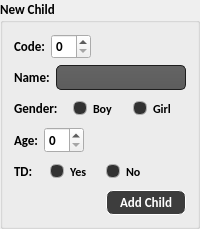
             <widget class="QGroupBox" name="groupBox_3">
              <property name="sizePolicy">
               <sizepolicy hsizetype="Minimum" vsizetype="Preferred">
                <horstretch>0</horstretch>
                <verstretch>0</verstretch>
               </sizepolicy>
              </property>
              <property name="minimumSize">
               <size>
                <width>200</width>
                <height>200</height>
               </size>
              </property>
              <property name="maximumSize">
               <size>
                <width>1666666</width>
                <height>16777215</height>
               </size>
              </property>
              <property name="font">
               <font>
                <family>Calibri</family>
                <pointsize>10</pointsize>
                <weight>75</weight>
                <bold>true</bold>
                <kerning>true</kerning>
               </font>
              </property>
              <property name="title">
               <string>New Child</string>
              </property>
              <layout class="QVBoxLayout" name="verticalLayout_3">
               <item>
                <layout class="QHBoxLayout" name="horizontalLayout_6">
                 <item>
                  <widget class="QLabel" name="label_17">
                   <property name="minimumSize">
                    <size>
                     <width>0</width>
                     <height>25</height>
                    </size>
                   </property>
                   <property name="font">
                    <font>
                     <family>Calibri</family>
                     <pointsize>10</pointsize>
                     <weight>75</weight>
                     <bold>true</bold>
                    </font>
                   </property>
                   <property name="text">
                    <string>Code:</string>
                   </property>
                  </widget>
                 </item>
                 <item>
                  <widget class="QSpinBox" name="spinBox_child_code">
                   <property name="minimumSize">
                    <size>
                     <width>0</width>
                     <height>25</height>
                    </size>
                   </property>
                   <property name="font">
                    <font>
                     <family>Calibri</family>
                     <pointsize>10</pointsize>
                     <weight>75</weight>
                     <bold>true</bold>
                    </font>
                   </property>
                   <property name="styleSheet">
                    <string notr="true">QComboBox
{
    selection-background-color: #ffaa00;
    background-color: QLinearGradient( x1: 0, y1: 0, x2: 0, y2: 1, stop: 0 #565656, stop: 0.1 #525252, stop: 0.5 #4e4e4e, stop: 0.9 #4a4a4a, stop: 1 #464646);
    border-style: solid;
    border: 1px solid #1e1e1e;
    border-radius: 5;
}

QComboBox:hover,QPushButton:hover
{
    border: 2px solid QLinearGradient( x1: 0, y1: 0, x2: 0, y2: 1, stop: 0 #ffa02f, stop: 1 #d7801a);
}


QComboBox:on
{
    padding-top: 3px;
    padding-left: 4px;
    background-color: QLinearGradient( x1: 0, y1: 0, x2: 0, y2: 1, stop: 0 #2d2d2d, stop: 0.1 #2b2b2b, stop: 0.5 #292929, stop: 0.9 #282828, stop: 1 #252525);
    selection-background-color: #ffaa00;
}

QComboBox QAbstractItemView
{
    border: 2px solid darkgray;
    selection-background-color: QLinearGradient( x1: 0, y1: 0, x2: 0, y2: 1, stop: 0 #ffa02f, stop: 1 #d7801a);
}

QComboBox::drop-down
{
     subcontrol-origin: padding;
     subcontrol-position: top right;
     width: 15px;

     border-left-width: 0px;
     border-left-color: darkgray;
     border-left-style: solid; /* just a single line */
     border-top-right-radius: 3px; /* same radius as the QComboBox */
     border-bottom-right-radius: 3px;
 }</string>
                   </property>
                   <property name="prefix">
                    <string/>
                   </property>
                   <property name="displayIntegerBase">
                    <number>10</number>
                   </property>
                  </widget>
                 </item>
                 <item>
                  <spacer name="horizontalSpacer_10">
                   <property name="orientation">
                    <enum>Qt::Horizontal</enum>
                   </property>
                   <property name="sizeHint" stdset="0">
                    <size>
                     <width>40</width>
                     <height>20</height>
                    </size>
                   </property>
                  </spacer>
                 </item>
                </layout>
               </item>
               <item>
                <layout class="QHBoxLayout" name="horizontalLayout_7">
                 <item>
                  <widget class="QLabel" name="label_11">
                   <property name="minimumSize">
                    <size>
                     <width>0</width>
                     <height>25</height>
                    </size>
                   </property>
                   <property name="font">
                    <font>
                     <family>Calibri</family>
                     <pointsize>10</pointsize>
                     <weight>75</weight>
                     <bold>true</bold>
                    </font>
                   </property>
                   <property name="text">
                    <string>Name:</string>
                   </property>
                  </widget>
                 </item>
                 <item>
                  <widget class="QLineEdit" name="lineEdit_child_name">
                   <property name="minimumSize">
                    <size>
                     <width>0</width>
                     <height>25</height>
                    </size>
                   </property>
                   <property name="font">
                    <font>
                     <family>Calibri</family>
                     <pointsize>10</pointsize>
                     <weight>75</weight>
                     <bold>true</bold>
                    </font>
                   </property>
                   <property name="styleSheet">
                    <string notr="true">QLineEdit
{
    background-color: QLinearGradient( x1: 0, y1: 0, x2: 0, y2: 1, stop: 0 #4d4d4d, stop: 0 #646464, stop: 1 #5d5d5d);
    padding: 1px;
    border-style: solid;
    border: 1px solid #1e1e1e;
    border-radius: 5;
}

QLineEdit:hover {
border:2px solid #2d89ef;
}

</string>
                   </property>
                   <property name="maxLength">
                    <number>30</number>
                   </property>
                  </widget>
                 </item>
                </layout>
               </item>
               <item>
                <layout class="QHBoxLayout" name="horizontalLayout_8">
                 <item>
                  <widget class="QLabel" name="label_12">
                   <property name="minimumSize">
                    <size>
                     <width>0</width>
                     <height>25</height>
                    </size>
                   </property>
                   <property name="font">
                    <font>
                     <family>Calibri</family>
                     <pointsize>10</pointsize>
                     <weight>75</weight>
                     <bold>true</bold>
                    </font>
                   </property>
                   <property name="text">
                    <string>Gender:</string>
                   </property>
                  </widget>
                 </item>
                 <item>
                  <widget class="QRadioButton" name="radioButton_boy">
                   <property name="minimumSize">
                    <size>
                     <width>0</width>
                     <height>25</height>
                    </size>
                   </property>
                   <property name="font">
                    <font>
                     <family>Calibri</family>
                     <pointsize>9</pointsize>
                     <weight>75</weight>
                     <italic>false</italic>
                     <bold>true</bold>
                    </font>
                   </property>
                   <property name="styleSheet">
                    <string notr="true">QRadioButton::indicator:checked, QRadioButton::indicator:unchecked{
    color: #b1b1b1;
    background-color: #323232;
    border: 1px solid #b1b1b1;
    border-radius: 6px;
}

QRadioButton::indicator:checked
{
    background-color: qradialgradient(
        cx: 0.5, cy: 0.5,
        fx: 0.5, fy: 0.5,
        radius: 1.0,
        stop: 0.25 #ffaa00,
        stop: 0.3 #323232
    );
}

QRadioButton::indicator
{
    border-radius: 6px;
}

QRadioButton::indicator:hover, QCheckBox::indicator:hover
{
    border: 1px solid #ffaa00;
}</string>
                   </property>
                   <property name="text">
                    <string>Boy</string>
                   </property>
                  </widget>
                 </item>
                 <item>
                  <widget class="QRadioButton" name="radioButton_girl">
                   <property name="minimumSize">
                    <size>
                     <width>0</width>
                     <height>25</height>
                    </size>
                   </property>
                   <property name="font">
                    <font>
                     <family>Calibri</family>
                     <pointsize>9</pointsize>
                     <weight>75</weight>
                     <italic>false</italic>
                     <bold>true</bold>
                    </font>
                   </property>
                   <property name="styleSheet">
                    <string notr="true">QRadioButton::indicator:checked, QRadioButton::indicator:unchecked{
    color: #b1b1b1;
    background-color: #323232;
    border: 1px solid #b1b1b1;
    border-radius: 6px;
}

QRadioButton::indicator:checked
{
    background-color: qradialgradient(
        cx: 0.5, cy: 0.5,
        fx: 0.5, fy: 0.5,
        radius: 1.0,
        stop: 0.25 #ffaa00,
        stop: 0.3 #323232
    );
}

QRadioButton::indicator
{
    border-radius: 6px;
}

QRadioButton::indicator:hover, QCheckBox::indicator:hover
{
    border: 1px solid #ffaa00;
}
</string>
                   </property>
                   <property name="text">
                    <string>Girl</string>
                   </property>
                  </widget>
                 </item>
                </layout>
               </item>
               <item>
                <layout class="QHBoxLayout" name="horizontalLayout_9">
                 <item>
                  <widget class="QLabel" name="label_13">
                   <property name="minimumSize">
                    <size>
                     <width>0</width>
                     <height>25</height>
                    </size>
                   </property>
                   <property name="font">
                    <font>
                     <family>Calibri</family>
                     <pointsize>10</pointsize>
                     <weight>75</weight>
                     <bold>true</bold>
                    </font>
                   </property>
                   <property name="text">
                    <string>Age:</string>
                   </property>
                  </widget>
                 </item>
                 <item>
                  <widget class="QSpinBox" name="spinBox_child_age">
                   <property name="minimumSize">
                    <size>
                     <width>0</width>
                     <height>25</height>
                    </size>
                   </property>
                   <property name="font">
                    <font>
                     <family>Calibri</family>
                     <pointsize>10</pointsize>
                     <weight>75</weight>
                     <bold>true</bold>
                    </font>
                   </property>
                   <property name="maximum">
                    <number>25</number>
                   </property>
                  </widget>
                 </item>
                 <item>
                  <spacer name="horizontalSpacer_9">
                   <property name="orientation">
                    <enum>Qt::Horizontal</enum>
                   </property>
                   <property name="sizeHint" stdset="0">
                    <size>
                     <width>40</width>
                     <height>20</height>
                    </size>
                   </property>
                  </spacer>
                 </item>
                </layout>
               </item>
               <item>
                <layout class="QHBoxLayout" name="horizontalLayout_32">
                 <item>
                  <widget class="QLabel" name="label_23">
                   <property name="minimumSize">
                    <size>
                     <width>30</width>
                     <height>25</height>
                    </size>
                   </property>
                   <property name="font">
                    <font>
                     <family>Calibri</family>
                     <pointsize>10</pointsize>
                     <weight>75</weight>
                     <bold>true</bold>
                    </font>
                   </property>
                   <property name="text">
                    <string>TD:</string>
                   </property>
                  </widget>
                 </item>
                 <item>
                  <widget class="QRadioButton" name="radioButton_tp_yes">
                   <property name="minimumSize">
                    <size>
                     <width>50</width>
                     <height>25</height>
                    </size>
                   </property>
                   <property name="font">
                    <font>
                     <family>Calibri</family>
                     <pointsize>9</pointsize>
                     <weight>75</weight>
                     <italic>false</italic>
                     <bold>true</bold>
                    </font>
                   </property>
                   <property name="contextMenuPolicy">
                    <enum>Qt::DefaultContextMenu</enum>
                   </property>
                   <property name="styleSheet">
                    <string notr="true">QRadioButton::indicator:checked, QRadioButton::indicator:unchecked{
    color: #b1b1b1;
    background-color: #323232;
    border: 1px solid #b1b1b1;
    border-radius: 6px;
}

QRadioButton::indicator:checked
{
    background-color: qradialgradient(
        cx: 0.5, cy: 0.5,
        fx: 0.5, fy: 0.5,
        radius: 1.0,
        stop: 0.25 #ffaa00,
        stop: 0.3 #323232
    );
}

QRadioButton::indicator
{
    border-radius: 6px;
}

QRadioButton::indicator:hover, QCheckBox::indicator:hover
{
    border: 1px solid #ffaa00;
}</string>
                   </property>
                   <property name="text">
                    <string>Yes</string>
                   </property>
                   <property name="autoRepeat">
                    <bool>false</bool>
                   </property>
                   <property name="autoExclusive">
                    <bool>false</bool>
                   </property>
                  </widget>
                 </item>
                 <item>
                  <widget class="QRadioButton" name="radioButton_tp_no">
                   <property name="minimumSize">
                    <size>
                     <width>0</width>
                     <height>25</height>
                    </size>
                   </property>
                   <property name="font">
                    <font>
                     <family>Calibri</family>
                     <pointsize>9</pointsize>
                     <weight>75</weight>
                     <italic>false</italic>
                     <bold>true</bold>
                    </font>
                   </property>
                   <property name="contextMenuPolicy">
                    <enum>Qt::DefaultContextMenu</enum>
                   </property>
                   <property name="styleSheet">
                    <string notr="true">QRadioButton::indicator:checked, QRadioButton::indicator:unchecked{
    color: #b1b1b1;
    background-color: #323232;
    border: 1px solid #b1b1b1;
    border-radius: 6px;
}

QRadioButton::indicator:checked
{
    background-color: qradialgradient(
        cx: 0.5, cy: 0.5,
        fx: 0.5, fy: 0.5,
        radius: 1.0,
        stop: 0.25 #ffaa00,
        stop: 0.3 #323232
    );
}

QRadioButton::indicator
{
    border-radius: 6px;
}

QRadioButton::indicator:hover, QCheckBox::indicator:hover
{
    border: 1px solid #ffaa00;
}
</string>
                   </property>
                   <property name="text">
                    <string>No</string>
                   </property>
                   <property name="autoRepeat">
                    <bool>false</bool>
                   </property>
                   <property name="autoExclusive">
                    <bool>false</bool>
                   </property>
                  </widget>
                 </item>
                 <item>
                  <spacer name="horizontalSpacer_30">
                   <property name="orientation">
                    <enum>Qt::Horizontal</enum>
                   </property>
                   <property name="sizeHint" stdset="0">
                    <size>
                     <width>40</width>
                     <height>20</height>
                    </size>
                   </property>
                  </spacer>
                 </item>
                </layout>
               </item>
               <item>
                <layout class="QHBoxLayout" name="horizontalLayout_10">
                 <item>
                  <spacer name="horizontalSpacer_4">
                   <property name="orientation">
                    <enum>Qt::Horizontal</enum>
                   </property>
                   <property name="sizeHint" stdset="0">
                    <size>
                     <width>40</width>
                     <height>20</height>
                    </size>
                   </property>
                  </spacer>
                 </item>
                 <item>
                  <widget class="QPushButton" name="pushButton_add_child">
                   <property name="minimumSize">
                    <size>
                     <width>80</width>
                     <height>25</height>
                    </size>
                   </property>
                   <property name="font">
                    <font>
                     <weight>75</weight>
                     <bold>true</bold>
                    </font>
                   </property>
                   <property name="autoFillBackground">
                    <bool>false</bool>
                   </property>
                   <property name="styleSheet">
                    <string notr="true">QPushButton {
border-style: solid;
border: 1px solid rgb(255, 255, 255);
border-radius:7px;

background-color: #3d3d3d;
color: #fff;
}

QPushButton:hover {
color:#ccc;
background-color: qlineargradient(spread:pad, x1:0.517, y1:0, x2:0.517, y2:1, stop:0 rgba(45,45,45,255), stop:0.505682 rgba(45,45,45,255), stop:1 rgba(29,29,29,255));
border: 2px solid #2d89ef;
}

QPushButton:pressed {
background-color:  qlineargradient(spread:pad, x1:0.517, y1:0, x2:0.517, y2:1, stop:0 rgba(29,29,29,255), stop:0.505682 rgba(45,45,45,255), stop:1 rgba(29,29,29,255));
}</string>
                   </property>
                   <property name="text">
                    <string>Add Child</string>
                   </property>
                   <property name="icon">
                    <iconset>
                     <normaloff>../../../Desktop/expences-button-png-hi.png</normaloff>../../../Desktop/expences-button-png-hi.png</iconset>
                   </property>
                  </widget>
                 </item>
                </layout>
               </item>
              </layout>
             </widget>
